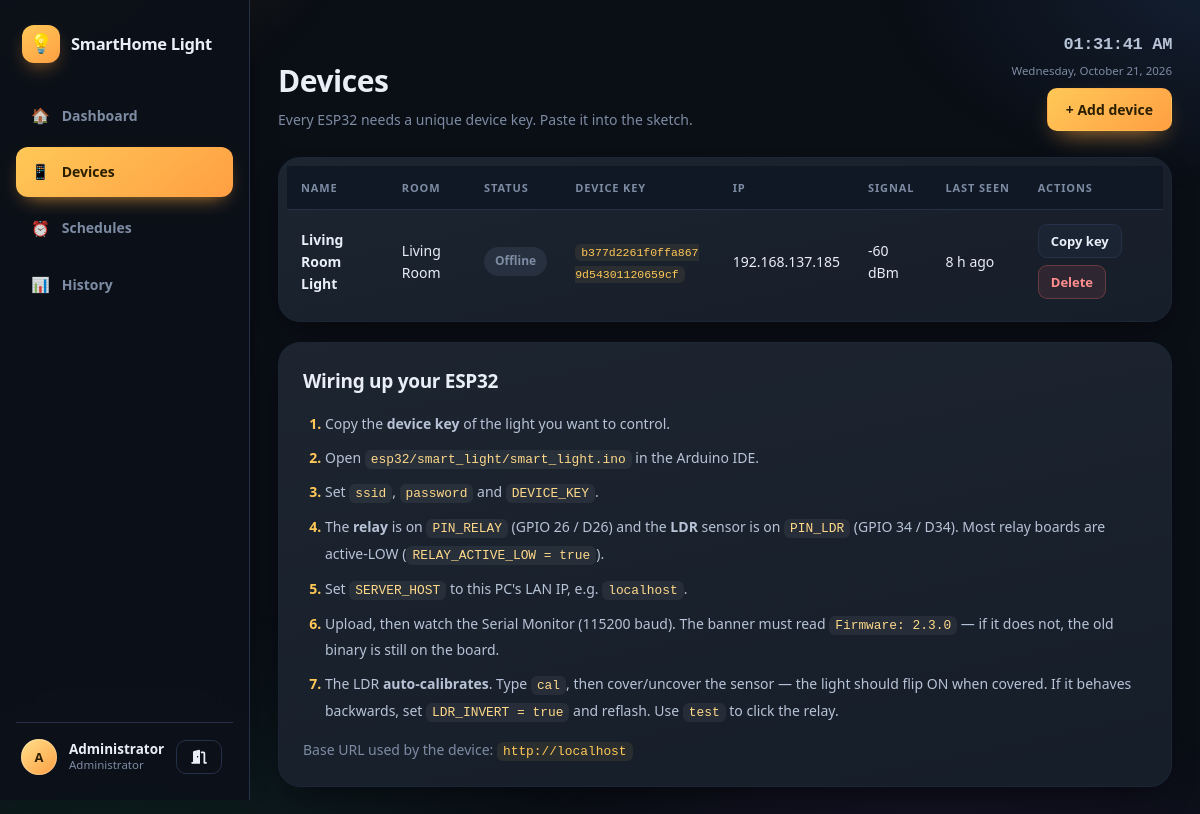
The app's page /devices.php (signed in) with its own data.
### tables this page shows
CREATE TABLE IF NOT EXISTS `light_state` (
  `device_id`  INT UNSIGNED NOT NULL,
  `is_on`      TINYINT(1)   NOT NULL DEFAULT 0,
  `brightness` TINYINT UNSIGNED NOT NULL DEFAULT 0,
  `color_r`    SMALLINT UNSIGNED NOT NULL DEFAULT 255,
  `color_g`    SMALLINT UNSIGNED NOT NULL DEFAULT 214,
  `color_b`    SMALLINT UNSIGNED NOT NULL DEFAULT 175,
  `mode`       ENUM('white','color') NOT NULL DEFAULT 'white',
  `updated_at` DATETIME     NOT NULL DEFAULT CURRENT_TIMESTAMP ON UPDATE CURRENT_TIMESTAMP,
  PRIMARY KEY (`device_id`),
  CONSTRAINT `fk_state_device` FOREIGN KEY (`device_id`)
    REFERENCES `devices` (`id`) ON DELETE CASCADE
);

CREATE TABLE IF NOT EXISTS `devices` (
  `id`             INT UNSIGNED NOT NULL AUTO_INCREMENT,
  `device_key`     VARCHAR(64)  NOT NULL,
  `name`           VARCHAR(80)  NOT NULL,
  `room`           VARCHAR(80)  NOT NULL DEFAULT 'Living Room',
  `ip_address`     VARCHAR(45)  NOT NULL DEFAULT '',
  `firmware`       VARCHAR(40)  NOT NULL DEFAULT '',
  `rssi`           SMALLINT     NOT NULL DEFAULT 0,
  `is_online`      TINYINT(1)   NOT NULL DEFAULT 0,
  `last_seen`      DATETIME     NULL DEFAULT NULL,
  `boot_count`     INT UNSIGNED NOT NULL DEFAULT 0,
  `free_heap`      INT UNSIGNED NOT NULL DEFAULT 0,
   
   
   
  `actual_on`        TINYINT(1)   NOT NULL DEFAULT 0,
  `actual_brightness` TINYINT UNSIGNED NOT NULL DEFAULT 0,
  `actual_r`         SMALLINT UNSIGNED NOT NULL DEFAULT 255,
  `actual_g`         SMALLINT UNSIGNED NOT NULL DEFAULT 214,
  `actual_b`         SMALLINT UNSIGNED NOT NULL DEFAULT 175,
  `actual_mode`      ENUM('white','color') NOT NULL DEFAULT 'white',
  `ldr`              SMALLINT UNSIGNED NOT NULL DEFAULT 0,   
  `room_dark`        TINYINT(1)   NOT NULL DEFAULT 0,        
   
   
   
   
  `op_mode`          ENUM('auto','manual','schedule') NOT NULL DEFAULT 'auto',
  `reported_at`      DATETIME     NULL DEFAULT NULL,
  `created_at`     TIMESTAMP    NOT NULL DEFAULT CURRENT_TIMESTAMP,
  PRIMARY KEY (`id`),
  UNIQUE KEY `uq_devices_key` (`device_key`)
);

### includes/db.php (called while the page is built, shortened)
<?php
require_once __DIR__ . '/config.php';
(static function (): void {
    $cfg = require __DIR__ . '/config.php';
})();
function db(): PDO
{
    static $pdo = null;
    if ($pdo instanceof PDO) {
        return $pdo;
    }
    $cfg = app_config()['db'];
    $dsn = sprintf(
        'mysql:host=%s;port=%d;dbname=%s;charset=%s',
        $cfg['host'],
        $cfg['port'],
        $cfg['name'],
        $cfg['charset']
    );
    $options = [
        PDO::ATTR_ERRMODE            => PDO::ERRMODE_EXCEPTION,
        PDO::ATTR_DEFAULT_FETCH_MODE => PDO::FETCH_ASSOC,
        PDO::ATTR_EMULATE_PREPARES   => false,
    ];
    try {
        $pdo = new PDO($dsn, $cfg['user'], $cfg['pass'], $options);
    } catch (PDOException $e) {
        http_response_code(500);
        exit('Database connection failed. Check includes/config.php and run install.php. (' . $e->getMessage() . ')');
    }
    try {
        $offset = (new DateTime('now', new DateTimeZone(date_default_timezone_get())))->format('P');
        if (preg_match('/^[+-]\d{2}:\d{2}$/', $offset)) {
            $pdo->exec("SET time_zone = '$offset'");
        }
    } catch (Throwable $e) {
    }
    return $pdo;
}
function app_config(?string $key = null, $default = null)
{
    static $cfg = null;
    if ($cfg === null) {
        $cfg = require __DIR__ . '/config.php';
        date_default_timezone_set($cfg['timezone']);
    }
    if ($key === null) {
        return $cfg;
    }
    return $cfg[$key] ?? $default;
}
function setting(string $key, $default = null)
{
    static $cache = null;
    if ($cache === null) {
        $cache = [];
        try {
            foreach (db()->query('SELECT setting_key, setting_value FROM settings') as $row) {
                $cache[$row['setting_key']] = $row['setting_value'];
            }
        } catch (Throwable $e) {
            $cache = [];
        }
    }
    return $cache[$key] ?? $default;
}

### includes/config.php (called while the page is built, shortened)
<?php
return [
    'db' => [
        'host'   => '127.0.0.1',
        'port'   => 3306,
        'name'   => 'smartlight',
        'user'   => 'root',
        'pass'   => '',
        'charset'=> 'utf8mb4',
    ],
    'base_path'   => 'auto',
    'site_name'   => 'SmartHome Light',
    'timezone'    => 'Asia/Manila',
    'session_name' => 'smarthome_light_sess',
    'offline_after'  => 90,
    'poll_interval'  => 5,
    'bulb_watts'     => 9.0,
    'cron_token'     => '',
];

### devices.php (the view, shortened to what this page needs)
<?php
require_once __DIR__ . '/includes/functions.php';
$devices  = get_devices();
$basePath = base_url();
?>
<div class="page-head">
  <div>
    <h1>Devices</h1>
    <p class="sub">Every ESP32 needs a unique device key. Paste it into the sketch.</p>
  </div>
  <div class="header-right">
    <div class="page-head-clock">
      <time id="liveClock" datetime=""></time>
      <div id="liveDate"></div>
    </div>
    <div class="actions">
      <button class="btn btn-primary" type="button" onclick="toggleAddForm()">+ Add device</button>
    </div>
  </div>
</div>
<link
  rel="stylesheet"
  href="https://cdnjs.cloudflare.com/ajax/libs/font-awesome/6.7.2/css/all.min.css"
>
<section class="table-wrap card">
  <table class="table">
    <thead>
      <tr>
        <th>Name</th><th>Room</th><th>Status</th><th>Device key</th>
        <th>IP</th><th>Signal</th> <th>Last seen</th><th>Actions</th>
      </tr>
    </thead>
    <tbody>
      <?php foreach ($devices as $d): ?>
        <tr data-device="<?= (int)$d['id'] ?>">
          <td><?= e($d['name']) ?></td>
          <td><?= e($d['room']) ?></td>
          <td>
            <span class="badge <?= $d['online'] ? 'badge-ok' : 'badge-off' ?>">
              <?= $d['online'] ? 'Online' : 'Offline' ?>
            </span>
          </td>
          <td><code class="key" data-role="key"><?= e($d['device_key']) ?></code></td>
          <td><?= e($d['ip_address'] ?: '-') ?></td>
          <td><?= (int)$d['rssi'] ?> dBm</td>
          <td><?= e(time_ago($d['last_seen'])) ?></td>
          <td class="actions">
            <button class="btn btn-sm" onclick="copyKey(this)">Copy key</button>
            <button class="btn btn-sm btn-danger"
                    onclick="if(confirm('Delete this device?')) delDevice(<?= (int)$d['id'] ?>, this)">Delete</button>
          </td>
        </tr>
      <?php endforeach; ?>
    </tbody>
  </table>
</section>
<div class="card help">
  <h2>Wiring up your ESP32</h2>
  <ol class="steps">
    <li>Copy the <b>device key</b> of the light you want to control.</li>
    <li>Open <code>esp32/smart_light/smart_light.ino</code> in the Arduino IDE.</li>
    <li>Set <code>ssid</code>, <code>password</code> and <code>DEVICE_KEY</code>.</li>
    <li>The <b>relay</b> is on <code>PIN_RELAY</code> (GPIO 26 / D26) and the
        <b>LDR</b> sensor is on <code>PIN_LDR</code> (GPIO 34 / D34).
        Most relay boards are active-LOW (<code>RELAY_ACTIVE_LOW = true</code>).</li>
    <li>Set <code>SERVER_HOST</code> to this PC's LAN IP, e.g. <code><?= e($_SERVER['SERVER_NAME'] ?: '192.168.1.10') ?></code>.</li>
    <li>Upload, then watch the Serial Monitor (115200 baud). The banner must read
        <code>Firmware: 2.3.0</code> — if it does not, the old binary is still on the board.</li>
    <li>The LDR <b>auto-calibrates</b>. Type <code>cal</code>, then cover/uncover the
        sensor — the light should flip ON when covered. If it behaves backwards, set
        <code>LDR_INVERT = true</code> and reflash. Use <code>test</code> to click the relay.</li>
  </ol>
  <p class="muted">
    Base URL used by the device:
    <code><?= e('http://' . ($_SERVER['SERVER_NAME'] ?: '192.168.1.10') . $basePath) ?></code>
  </p>
</div>

### records on screen
light_state: device_id.name "Living Room Light", device_id.room "Living Room", device_id.device_key "b377d2261f0ffa8679d54301120659cf", device_id.ip_address "192.168.137.185", device_id.rssi "-60", device_id.last_seen "8 h ago"

### other values on screen
$site "SmartHome Light"
$icon "🏠"
$label "Dashboard"
$icon "📱"
$label "Devices"
$icon "⏰"
$label "Schedules"
$icon "📊"
$label "History"
initials($user) "A"
$user "Administrator"
$_SERVER['SERVER_NAME'] ?: '192.168.1.10' "localhost"
